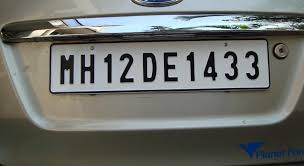
#> input picture car.jpg, 304 x 166 px, found by its file name
$ jupyter execute --allow-errors License_Plate_Detection_Using_Computer_Vision_and_YOLO_+_OCR.ipynb   (shell and % lines are left out)
#> lines starting #> are read from the running program, lines starting #| are printed output that depends on the picture; after the words box and inside, x2 and y2 are one past the last pixel; in counts of white or black regions, pixels touching at a corner belong together
# **License Plate Detection Using Computer Vision and YOLO + OCR**

## *Importing Require Libraries*

## *Read & Preprocess Image*

[cell 1]
import cv2
import numpy as np
import matplotlib.pyplot as plt

img = cv2.imread("/content/car.jpg")
#> img is the input picture: shape (166, 304, 3); mean B, G, R 106.4, 111, 108.8
gray = cv2.cvtColor(img, cv2.COLOR_BGR2GRAY)
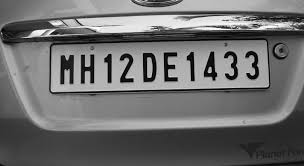
#> gray: shape (166, 304); min 0, max 254, mean 109.8
blur = cv2.GaussianBlur(gray, (5,5), 0)
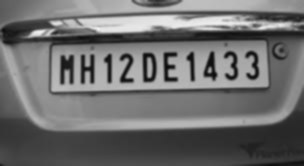
#> blur: shape (166, 304); min 13, max 239, mean 109.8

plt.imshow(gray, cmap='gray')
plt.title("Grayscale Image")
plt.show()

## *License Plate Detection on Contour-Based*

[cell 2]
from google.colab.patches import cv2_imshow # Import cv2_imshow

edged = cv2.Canny(blur, 50, 200)
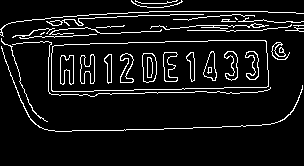
#> edged: shape (166, 304); 7.8% white in thin lines or dots, all inside (x1, y1, x2, y2) = (0, 0, 304, 132)
contours, _ = cv2.findContours(edged, cv2.RETR_TREE, cv2.CHAIN_APPROX_SIMPLE)
#> contours = 52 contours, 21 with area under 20; largest, box (x1, y1, x2, y2) and area: (51, 40, 269, 92) 10177, (51, 40, 269, 92) 10173, (142, 53, 157, 83) 356, (142, 53, 157, 83) 350, (60, 55, 74, 85) 288

plate = None
for cnt in contours:
    peri = cv2.arcLength(cnt, True)
    approx = cv2.approxPolyDP(cnt, 0.02 * peri, True)
    if len(approx) == 4:
        plate = approx
        break
#> this loop made 5 passes
#> (peri, plate) on pass 5: (527.5, [[266, 41], [54, 45], [51, 90], [266, 87]])
#> peri on passes 1 to 4: 784.1, 164.5, 13.9, 654.1

if plate is not None:
    x, y, w, h = cv2.boundingRect(plate)
#> x = 51; y = 41; w = 216; h = 50
    plate_img = img[y:y+h, x:x+w]
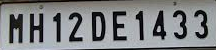
#> plate_img: shape (50, 216, 3); mean B, G, R 130.5, 128.6, 126.2
    print("Detected Plate")
    cv2_imshow(plate_img)

## *Plate Preprocessing*

[cell 3]
gray_plate = cv2.cvtColor(plate_img, cv2.COLOR_BGR2GRAY)
thresh = cv2.threshold(gray_plate, 0, 255,
                       cv2.THRESH_BINARY + cv2.THRESH_OTSU)[1]
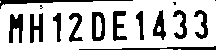
#> thresh: shape (50, 216); 76% white; 15 black regions (3 under 20 px), largest, box (x1, y1, x2, y2) and area: (0, 0, 133, 9) 313, (9, 14, 23, 43) 270, (79, 46, 216, 50) 266

print("Thresholded Plate")
cv2_imshow(thresh)

## *OCR (Text Recognition)*

[cell 4]
import pytesseract

#> (the rest of this cell did not finish here and is left out)

[cell 5]
cv2.rectangle(img, (x,y), (x+w,y+h), (0,255,0), 2)
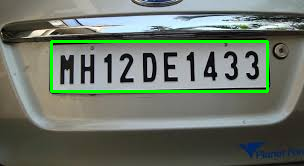
#> img: shape (166, 304, 3); 3.15% of pixels changed, all inside (x1, y1, x2, y2) = (50, 40, 269, 93)
#> (the rest of this cell did not finish here and is left out)
